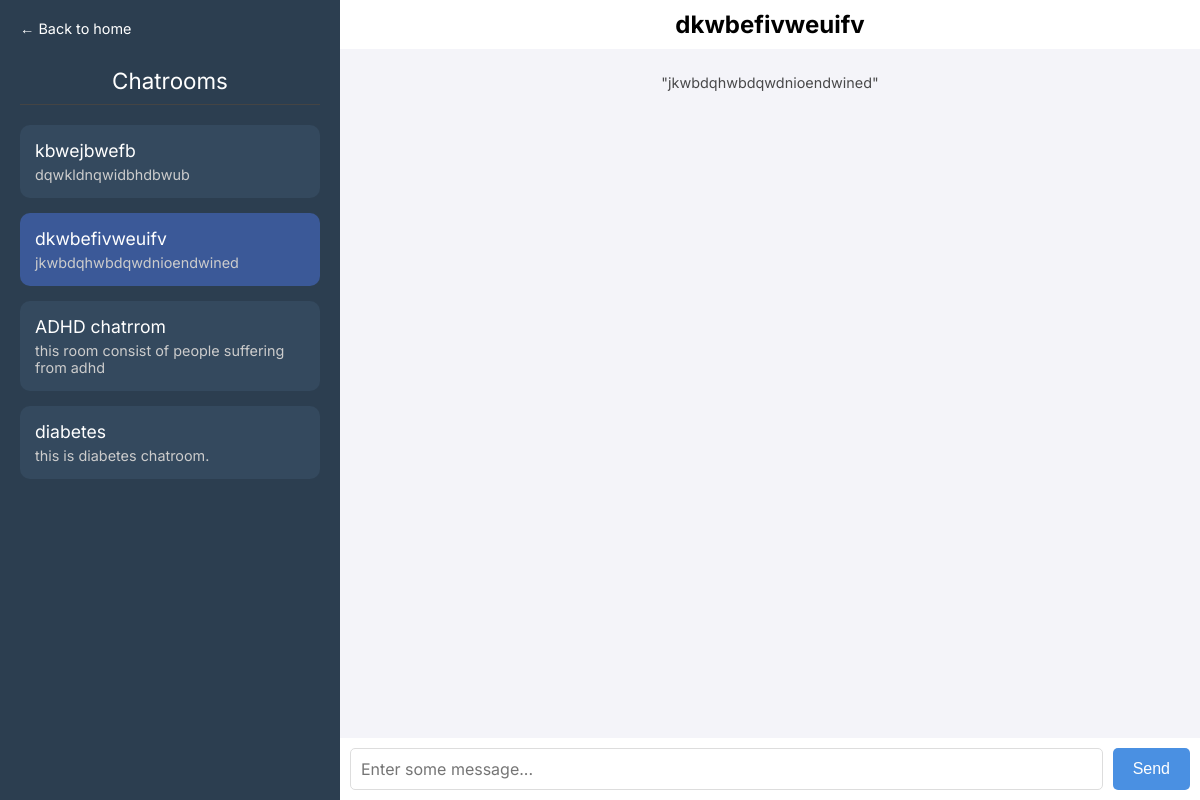
Before: /main/chatroom/S5956p8 (signed in) with the older database file.
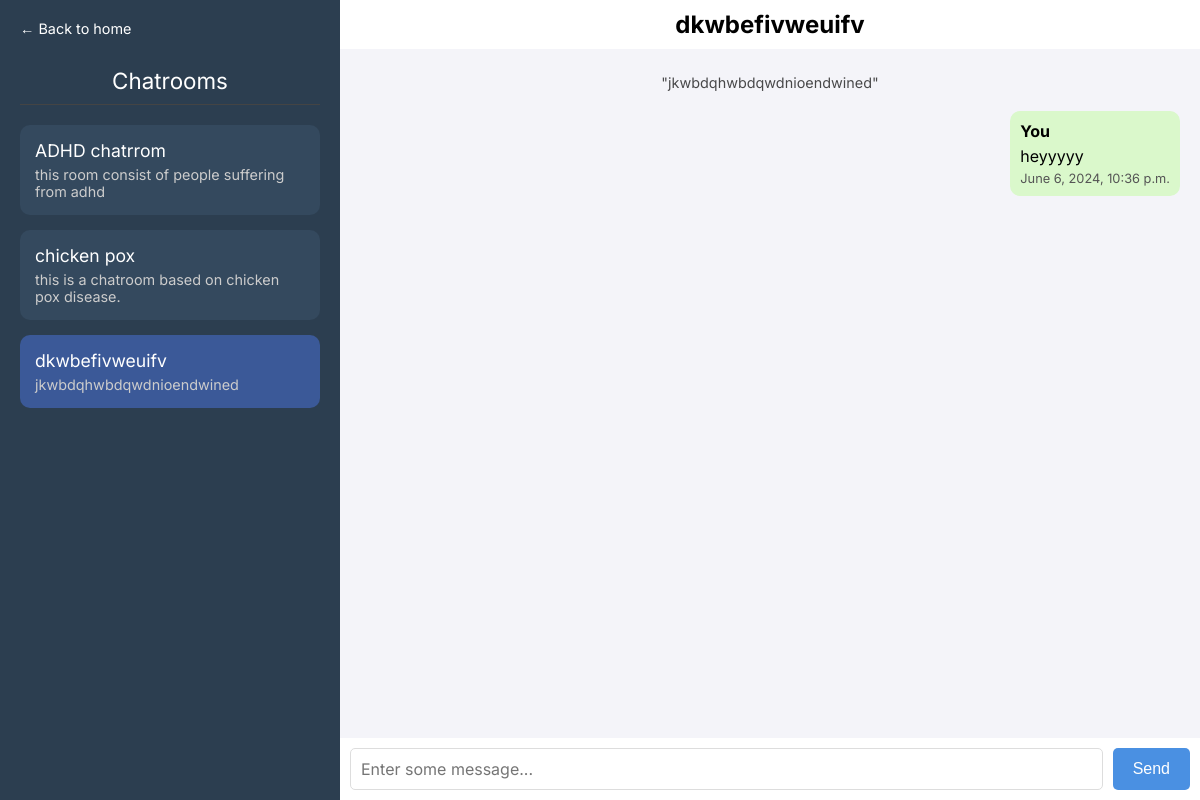
After: the same page with the newer database file.
### main/models.py (models this page shows, shortened)
class Chatroom(models.Model) :
    code =  models.CharField(max_length=7)
    name = models.CharField(max_length=20, unique=True)
    desc = models.TextField(max_length=500)

class messages(models.Model) :
    chatroom = models.ForeignKey(Chatroom, on_delete=models.CASCADE, blank=True, null=True)
    content = models.TextField(max_length=1000)
    sender = models.ForeignKey(user_profile, on_delete=models.CASCADE)
    is_seen = models.BooleanField(default=0)
    date_time = models.DateTimeField(auto_now=True)

### main/views.py (the view, shortened to what this page needs)
# urls.py: path('chatroom/<slug:roomcode>',views.chatroomview, name = 'chatroom'),
@login_required(login_url=loginview)
def chatroomview(request, roomcode) :
    user_profile_instance = user_profile.objects.get(user=request.user)
    chatroom = Chatroom.objects.get(code = roomcode)
    messages_list = messages.objects.filter(chatroom = chatroom)
    form = chatmessagecreationform(request.POST)
    joined_chatrooms = Chatroom.objects.filter(joinedchatrooms__user=user_profile_instance)
    try :
        JoinedChatrooms.objects.get(user = user_profile_instance, chatroom = chatroom)
        flag = "joined"
    except :
        flag = "not joined"
    context = {
        'chatroom' : chatroom,
        'user' : request.user,
        'messages' : messages_list,
        'form' : form,
        'roomcode' :roomcode,
        'joined_chatrooms' : joined_chatrooms,
        'flag' : flag,
    }
    return render(request, 'chatroom.html', context=context)

### main/forms.py
class chatmessagecreationform(forms.ModelForm):
    class Meta:
        model = messages
        fields = ['content']

### main/templates/chatroom.html (shortened to what this page needs)
{% load static %}
<!DOCTYPE html>
<html lang="en">
  <head>
    <link rel="stylesheet" href="{% static 'css/chatroom.css' %}" />
  </head>
  <body>
    <div class="sidebar" id="sidebar">
      <div class="gohome-heading"><a href="/main">← Back to home</a></div>
      <div class="sidebar-heading">Chatrooms</div>
      <ul class="chatroom-list">
        {% for jc in joined_chatrooms %} {% if jc.name == chatroom.name %}
        <li>
          <a>
            <div class="chatroom-box" style="background-color: #3b5998">
              <a href="/main/chatroom/{{jc.code}}" class="chatroom-link"
                >{{jc.name}}</a
              >
              <div class="chatroom-description-small">{{jc.desc}}</div>
            </div>
          </a>
        </li>
        {% else %}
        <li>
          <a>
            <div class="chatroom-box">
              <a href="/main/chatroom/{{jc.code}}" class="chatroom-link"
                >{{jc.name}}</a
              >
              <div class="chatroom-description-small">{{jc.desc}}</div>
            </div>
          </a>
        </li>
        {% endif %} {% endfor %}
      </ul>
    </div>
    <div class="chatroom-container">
      <div class="chatroom-heading">{{chatroom.name}}</div>
      <div id="scrollable-div">
        <div id="chats">
          <div
            class="chatroom-description-small"
            style="color: black; text-align: center; opacity: 0.7"
          >
            "{{chatroom.desc}}"
          </div>
          {% for msg in messages %}
          <br />
          {% if msg.sender.user.username == user.username %}
          <div class="message sent-by-me">
            <div class="message-sender">You</div>
            <div class="message-content">{{msg.content}}</div>
            <div class="message-timestamp">{{msg.date_time}}</div>
          </div>
          {% else %}
          <div class="message received">
            <div class="message-sender">{{msg.sender.user.username}}</div>
            <div class="message-content">{{msg.content}}</div>
            <div class="message-timestamp">{{msg.date_time}}</div>
          </div>
          {% endif %} {% endfor %}
        </div>
      </div>
      <form method="post" class="input-section" id="msg_send_form">
        {% csrf_token %} {{form.content}} {% if flag == "joined" %}
        <button class="send-button" type="submit">Send</button>
        {% else %}
        <button class="send-button" disabled style="opacity: 0.5">
          Join room to send
        </button>
        {% endif %}
      </form>
    </div>
  </body>
</html>

Changed rows visible on the page:
no longer on this page (row unchanged): Chatroom: name "kbwejbwefb", desc "dqwkldnqwidbhdbwub"
no longer on this page (row unchanged): Chatroom: name "diabetes", desc "this is diabetes chatroom."
shown differently, row unchanged: Chatroom "ADHD chatrrom": moves up the list
now on this page (row unchanged): Chatroom: name "chicken pox", desc "this is a chatroom based on chicken pox disease."
added messages: content "heyyyyy", date_time "June 6, 2024, 10:36 p.m."
